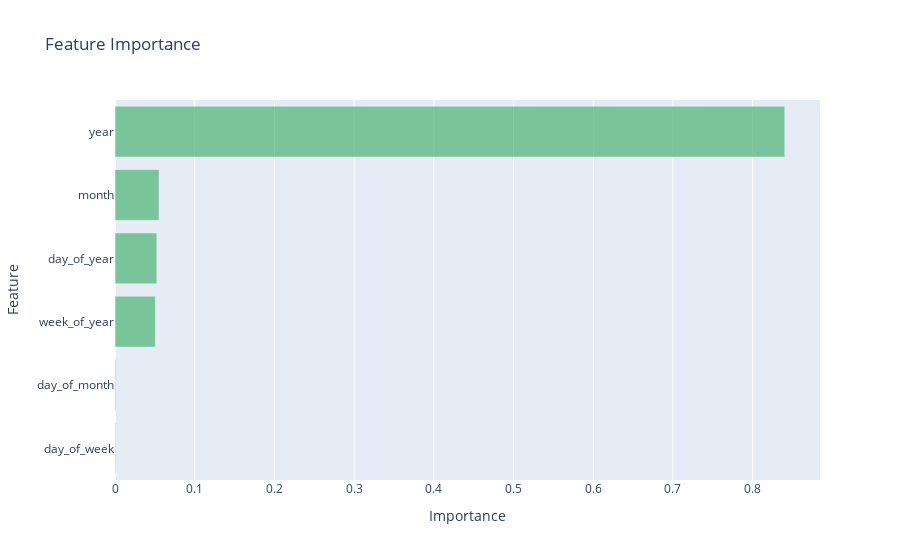

Write notebook code for a chart like this one.
### Markdown cell above
##### Evaluate weight of features in prediction

### Code cell
def plot_feature_importance(model):
    """
    Plot the feature importance of a trained XGBoost model.

    Args:
        model (xgb.XGBRegressor): Trained XGBoost Regressor model.

    Returns:
        None
    """
    feat_importances = pd.DataFrame(data=model.feature_importances_,
                      index=model.feature_names_in_,
                      columns=['importance']).sort_values('importance',ascending=True)
    
    # Create a horizontal bar chart
    fig = go.Figure(go.Bar(
        x=feat_importances['importance'],
        y=feat_importances.index,
        orientation='h',
        marker=dict(color='rgba(50, 171, 96, 0.6)'), 
    ))

    # Customize layout
    fig.update_layout(
        title='Feature Importance',
        xaxis=dict(title='Importance'),
        yaxis=dict(title='Feature'),)

    # Show the plot
    fig.show()


#     feat_importances.sort_values('importance').plot(kind='barh', title='Feature Importance')
#     plt.show()

plot_feature_importance(trained_model_cv)

### Figure 1 — Plotly figure (JSON) as saved in the notebook; plotly's stock layout.template omitted (floating-point values rounded to 4 significant figures)
{"data": [{"marker": {"color": "rgba(50, 171, 96, 0.6)"}, "orientation": "h", "type": "bar", "x": [0.0006423, 0.0008353, 0.05055, 0.05244, 0.05526, 0.8403], "y": ["day_of_week", "day_of_month", "week_of_year", "day_of_year", "month", "year"]}], "layout": {"title": {"text": "Feature Importance"}, "xaxis": {"title": {"text": "Importance"}}, "yaxis": {"title": {"text": "Feature"}}}}
